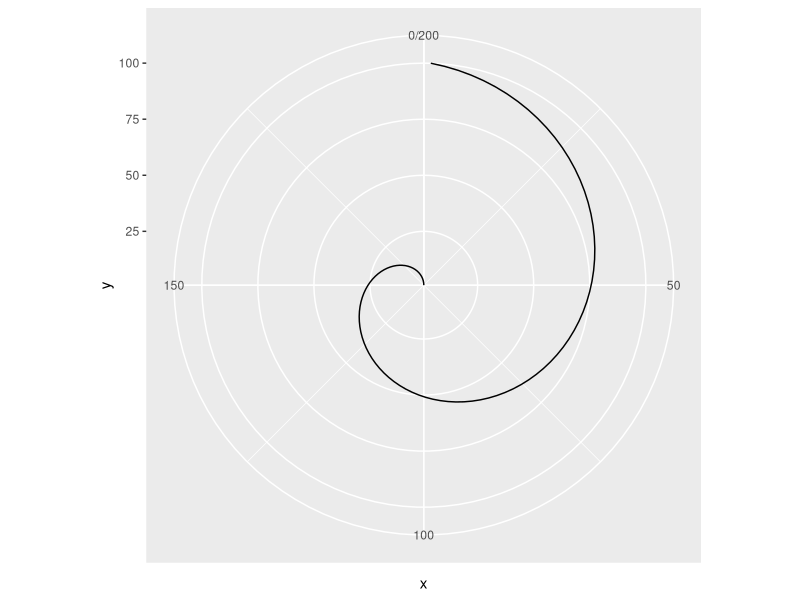
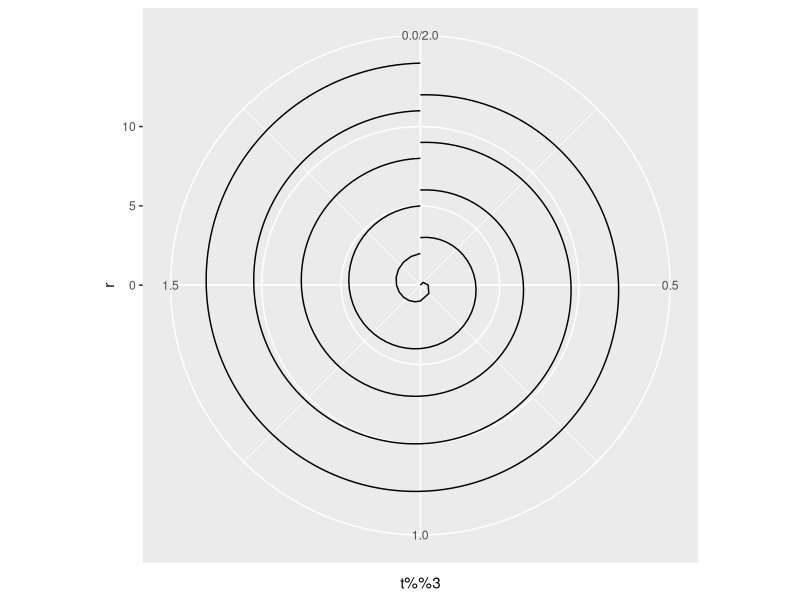

Here is the R script that generated these plots, in order:
# A set of examples illustrating what a line and rectangle look like
# when displayed in a variety of coordinate systems.  From top left to
# bottom right: Cartesian, polar with x position mapped to angle, polar
# with y position mapped to angle, flipped, transformed with log in y
# direction, and equal scales.
library(ggplot2)

line <- tibble::tibble(x = c(1, 200), y = c(100, 1))
base <- ggplot(mapping = aes(x, y)) + geom_line(data = line)
base <- base + coord_polar("x")
#This works:
base + scale_x_continuous(limits=c(0, 200))
#This doesn't work (presumably because 100 < 200)
#base + scale_x_continuous(limits=c(0, 100))

library(ggplot2)
spiral <- tibble::tibble(t=0:14,r=0:14)
ggplot(spiral) + geom_line(aes(x=t %%3,y=r,group=t %/% 3)) + coord_polar()

#Hi, is still the state of multi-turn polar graphs in ggplot2?  Stavros's code produces the same described interruption, but I was curious if there's a new approach since September.  I wrote the attached graph with base graphics, and I'd like to rewrite it in ggplot2 before exposing it in a package.
